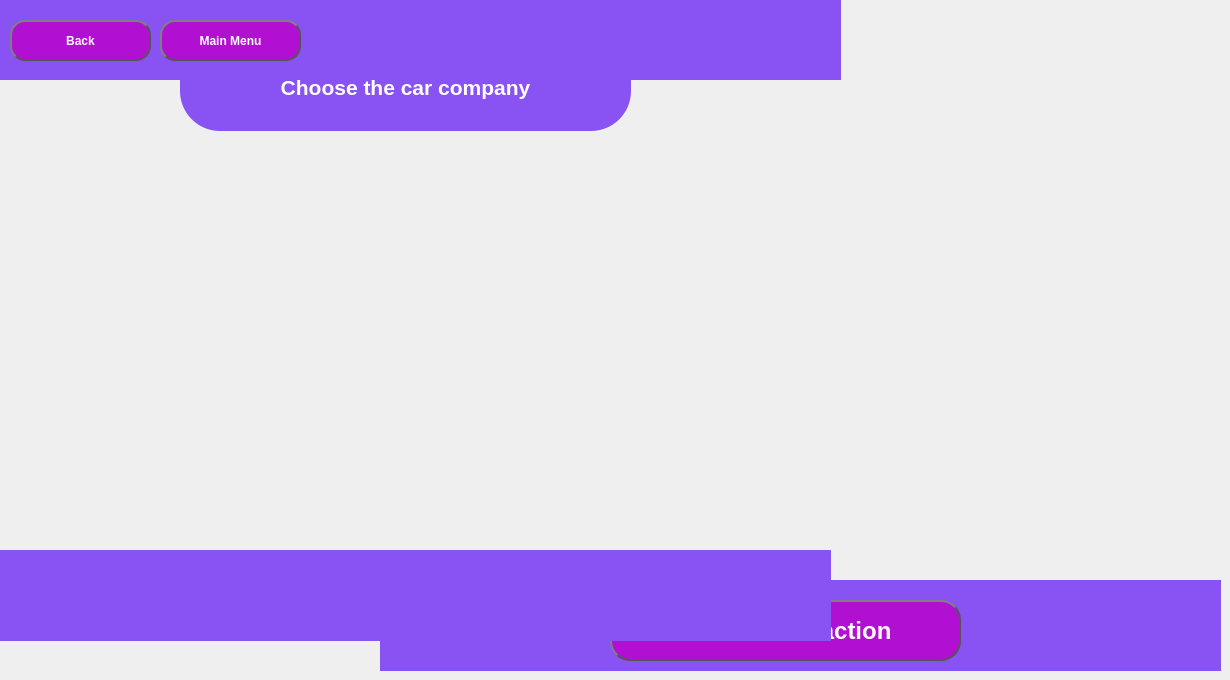
    <widget class="QWidget" name="page">
     <widget class="QLabel" name="label_3">
      <property name="geometry">
       <rect>
        <x>310</x>
        <y>220</y>
        <width>221</width>
        <height>111</height>
       </rect>
      </property>
      <property name="styleSheet">
       <string notr="true">QLabel:hover{
background-color:rgb(227, 131, 246);
}
QLabel:pressed{
background-color:rgb(96, 9, 113);
}</string>
      </property>
      <property name="text">
       <string/>
      </property>
      <property name="pixmap">
       <pixmap>car logos/BMW-removebg-preview.png</pixmap>
      </property>
      <property name="scaledContents">
       <bool>true</bool>
      </property>
     </widget>
     <widget class="QLabel" name="label_2">
      <property name="enabled">
       <bool>true</bool>
      </property>
      <property name="geometry">
       <rect>
        <x>20</x>
        <y>220</y>
        <width>221</width>
        <height>111</height>
       </rect>
      </property>
      <property name="styleSheet">
       <string notr="true">QLabel:hover{
background-color:rgb(227, 131, 246);
}
QLabel:pressed{
background-color:rgb(96, 9, 113);
}</string>
      </property>
      <property name="text">
       <string/>
      </property>
      <property name="pixmap">
       <pixmap>car logos/audi-removebg-preview.png</pixmap>
      </property>
      <property name="scaledContents">
       <bool>true</bool>
      </property>
      <property name="textInteractionFlags">
       <set>Qt::NoTextInteraction</set>
      </property>
     </widget>
     <widget class="QLabel" name="label_4">
      <property name="geometry">
       <rect>
        <x>600</x>
        <y>210</y>
        <width>221</width>
        <height>111</height>
       </rect>
      </property>
      <property name="styleSheet">
       <string notr="true">QLabel:hover{
background-color:rgb(227, 131, 246);
}
QLabel:pressed{
background-color:rgb(96, 9, 113);
}</string>
      </property>
      <property name="text">
       <string/>
      </property>
      <property name="pixmap">
       <pixmap>car logos/Dacia-removebg-preview.png</pixmap>
      </property>
      <property name="scaledContents">
       <bool>true</bool>
      </property>
     </widget>
     <widget class="QLabel" name="label_5">
      <property name="geometry">
       <rect>
        <x>20</x>
        <y>400</y>
        <width>221</width>
        <height>111</height>
       </rect>
      </property>
      <property name="styleSheet">
       <string notr="true">QLabel:hover{
background-color:rgb(227, 131, 246);
}
QLabel:pressed{
background-color:rgb(96, 9, 113);
}</string>
      </property>
      <property name="text">
       <string/>
      </property>
      <property name="pixmap">
       <pixmap>car logos/Hyundai-removebg-preview.png</pixmap>
      </property>
      <property name="scaledContents">
       <bool>true</bool>
      </property>
     </widget>
     <widget class="QLabel" name="label_6">
      <property name="geometry">
       <rect>
        <x>310</x>
        <y>390</y>
        <width>221</width>
        <height>111</height>
       </rect>
      </property>
      <property name="styleSheet">
       <string notr="true">QLabel:hover{
background-color:rgb(227, 131, 246);
}
QLabel:pressed{
background-color:rgb(96, 9, 113);
}</string>
      </property>
      <property name="text">
       <string/>
      </property>
      <property name="pixmap">
       <pixmap>car logos/mercedes-removebg-preview.png</pixmap>
      </property>
      <property name="scaledContents">
       <bool>true</bool>
      </property>
     </widget>
     <widget class="QLabel" name="label_7">
      <property name="geometry">
       <rect>
        <x>590</x>
        <y>390</y>
        <width>221</width>
        <height>111</height>
       </rect>
      </property>
      <property name="styleSheet">
       <string notr="true">QLabel:hover{
background-color:rgb(227, 131, 246);
}
QLabel:pressed{
background-color:rgb(96, 9, 113);
}</string>
      </property>
      <property name="text">
       <string/>
      </property>
      <property name="pixmap">
       <pixmap>car logos/Volkswagen-removebg-preview.png</pixmap>
      </property>
      <property name="scaledContents">
       <bool>true</bool>
      </property>
     </widget>
     <widget class="QTextBrowser" name="textBrowser_2">
      <property name="geometry">
       <rect>
        <x>180</x>
        <y>40</y>
        <width>451</width>
        <height>91</height>
       </rect>
      </property>
      <property name="styleSheet">
       <string notr="true">border-style: hidden;
background-color:rgb(137, 83, 243);
border-radius: 40px;
border-style: outset;
padding: 5px;
color:rgb(255, 255, 255)</string>
      </property>
      <property name="html">
       <string>&lt;!DOCTYPE HTML PUBLIC &quot;-//W3C//DTD HTML 4.0//EN&quot; &quot;http://www.w3.org/TR/REC-html40/strict.dtd&quot;&gt;
&lt;html&gt;&lt;head&gt;&lt;meta name=&quot;qrichtext&quot; content=&quot;1&quot; /&gt;&lt;style type=&quot;text/css&quot;&gt;
p, li { white-space: pre-wrap; }
&lt;/style&gt;&lt;/head&gt;&lt;body style=&quot; font-family:'MS Shell Dlg 2'; font-size:7.8pt; font-weight:400; font-style:normal;&quot;&gt;
&lt;p align=&quot;center&quot; style=&quot;-qt-paragraph-type:empty; margin-top:0px; margin-bottom:0px; margin-left:0px; margin-right:0px; -qt-block-indent:0; text-indent:0px; font-size:8pt;&quot;&gt;&lt;br /&gt;&lt;/p&gt;
&lt;p align=&quot;center&quot; style=&quot;-qt-paragraph-type:empty; margin-top:0px; margin-bottom:0px; margin-left:0px; margin-right:0px; -qt-block-indent:0; text-indent:0px;&quot;&gt;&lt;br /&gt;&lt;/p&gt;
&lt;p align=&quot;center&quot; style=&quot; margin-top:0px; margin-bottom:0px; margin-left:0px; margin-right:0px; -qt-block-indent:0; text-indent:0px;&quot;&gt;&lt;span style=&quot; font-size:16pt; font-weight:600;&quot;&gt;Choose the car company&lt;/span&gt;&lt;/p&gt;&lt;/body&gt;&lt;/html&gt;</string>
      </property>
     </widget>
     <widget class="QWidget" name="widget_6" native="true">
      <property name="geometry">
       <rect>
        <x>380</x>
        <y>580</y>
        <width>841</width>
        <height>91</height>
       </rect>
      </property>
      <property name="styleSheet">
       <string notr="true">background-color:rgb(137, 83, 243)</string>
      </property>
      <widget class="QWidget" name="widget_7" native="true">
       <property name="geometry">
        <rect>
         <x>20</x>
         <y>350</y>
         <width>811</width>
         <height>80</height>
        </rect>
       </property>
       <property name="styleSheet">
        <string notr="true">opacity:0</string>
       </property>
      </widget>
      <widget class="QPushButton" name="pushButton_4">
       <property name="geometry">
        <rect>
         <x>230</x>
         <y>20</y>
         <width>351</width>
         <height>61</height>
        </rect>
       </property>
       <property name="font">
        <font>
         <pointsize>18</pointsize>
         <weight>75</weight>
         <bold>true</bold>
        </font>
       </property>
       <property name="styleSheet">
        <string notr="true">background-color:rgb(177, 15, 210);
color:rgb(255, 255, 255);
border: 2px solid #555;
border-radius: 20px;
border-style: outset;
padding: 5px;</string>
       </property>
       <property name="text">
        <string>Finish Transaction</string>
       </property>
      </widget>
     </widget>
     <widget class="QWidget" name="widget_9" native="true">
      <property name="geometry">
       <rect>
        <x>0</x>
        <y>0</y>
        <width>841</width>
        <height>80</height>
       </rect>
      </property>
      <property name="sizePolicy">
       <sizepolicy hsizetype="Fixed" vsizetype="Fixed">
        <horstretch>0</horstretch>
        <verstretch>0</verstretch>
       </sizepolicy>
      </property>
      <property name="styleSheet">
       <string notr="true">background-color:rgb(137, 83, 243)</string>
      </property>
      <widget class="QLabel" name="label_23">
       <property name="geometry">
        <rect>
         <x>660</x>
         <y>-20</y>
         <width>181</width>
         <height>111</height>
        </rect>
       </property>
       <property name="sizePolicy">
        <sizepolicy hsizetype="Fixed" vsizetype="Fixed">
         <horstretch>0</horstretch>
         <verstretch>0</verstretch>
        </sizepolicy>
       </property>
       <property name="styleSheet">
        <string notr="true">background_color:rgb(80, 15, 210)</string>
       </property>
       <property name="text">
        <string/>
       </property>
       <property name="pixmap">
        <pixmap>logo2.png</pixmap>
       </property>
       <property name="scaledContents">
        <bool>true</bool>
       </property>
      </widget>
      <widget class="QPushButton" name="pushButton_7">
       <property name="geometry">
        <rect>
         <x>10</x>
         <y>20</y>
         <width>141</width>
         <height>41</height>
        </rect>
       </property>
       <property name="font">
        <font>
         <pointsize>9</pointsize>
         <weight>75</weight>
         <bold>true</bold>
        </font>
       </property>
       <property name="styleSheet">
        <string notr="true">background-color:rgb(177, 15, 210);
color:rgb(255, 255, 255);
border: 2px solid #555;
border-radius: 15px;
border-style: outset;
padding: 5px;</string>
       </property>
       <property name="text">
        <string>Main Menu</string>
       </property>
      </widget>
      <widget class="QWidget" name="widget_12" native="true">
       <property name="geometry">
        <rect>
         <x>0</x>
         <y>0</y>
         <width>841</width>
         <height>80</height>
        </rect>
       </property>
       <property name="sizePolicy">
        <sizepolicy hsizetype="Fixed" vsizetype="Fixed">
         <horstretch>0</horstretch>
         <verstretch>0</verstretch>
        </sizepolicy>
       </property>
       <property name="styleSheet">
        <string notr="true">background-color:rgb(137, 83, 243)</string>
       </property>
       <widget class="QLabel" name="label_24">
        <property name="geometry">
         <rect>
          <x>660</x>
          <y>-20</y>
          <width>181</width>
          <height>111</height>
         </rect>
        </property>
        <property name="sizePolicy">
         <sizepolicy hsizetype="Fixed" vsizetype="Fixed">
          <horstretch>0</horstretch>
          <verstretch>0</verstretch>
         </sizepolicy>
        </property>
        <property name="styleSheet">
         <string notr="true"/>
        </property>
        <property name="text">
         <string/>
        </property>
        <property name="pixmap">
         <pixmap>logo2.png</pixmap>
        </property>
        <property name="scaledContents">
         <bool>true</bool>
        </property>
       </widget>
       <widget class="QPushButton" name="pushButton_9">
        <property name="geometry">
         <rect>
          <x>10</x>
          <y>20</y>
          <width>141</width>
          <height>41</height>
         </rect>
        </property>
        <property name="font">
         <font>
          <pointsize>9</pointsize>
          <weight>75</weight>
          <bold>true</bold>
         </font>
        </property>
        <property name="styleSheet">
         <string notr="true">QPushButton{background-color:rgb(177, 15, 210);
color:rgb(255, 255, 255);
border: 2px solid #555;
border-radius: 15px;
border-style: outset;
padding: 5px;}
QPushButton:hover {
    background-color: rgb(227, 131, 246);
}
QPushButton:pressed {
    background-color: rgb(96, 9, 114);
}</string>
        </property>
        <property name="text">
         <string>Back</string>
        </property>
       </widget>
       <widget class="QPushButton" name="pushButton_16">
        <property name="geometry">
         <rect>
          <x>160</x>
          <y>20</y>
          <width>141</width>
          <height>41</height>
         </rect>
        </property>
        <property name="font">
         <font>
          <pointsize>9</pointsize>
          <weight>75</weight>
          <bold>true</bold>
         </font>
        </property>
        <property name="styleSheet">
         <string notr="true">QPushButton{background-color:rgb(177, 15, 210);
color:rgb(255, 255, 255);
border: 2px solid #555;
border-radius: 15px;
border-style: outset;
padding: 5px;}
QPushButton:hover {
    background-color: rgb(227, 131, 246);
}
QPushButton:pressed {
    background-color: rgb(96, 9, 114);
}</string>
        </property>
        <property name="text">
         <string>Main Menu</string>
        </property>
       </widget>
      </widget>
      <widget class="QWidget" name="widget_13" native="true">
       <property name="geometry">
        <rect>
         <x>-10</x>
         <y>550</y>
         <width>841</width>
         <height>91</height>
        </rect>
       </property>
       <property name="styleSheet">
        <string notr="true">background-color:rgb(137, 83, 243)</string>
       </property>
       <widget class="QWidget" name="widget_14" native="true">
        <property name="geometry">
         <rect>
          <x>20</x>
          <y>350</y>
          <width>811</width>
          <height>80</height>
         </rect>
        </property>
        <property name="styleSheet">
         <string notr="true">opacity:0</string>
        </property>
       </widget>
       <widget class="QPushButton" name="pushButton_10">
        <property name="geometry">
         <rect>
          <x>230</x>
          <y>20</y>
          <width>351</width>
          <height>61</height>
         </rect>
        </property>
        <property name="font">
         <font>
          <pointsize>18</pointsize>
          <weight>75</weight>
          <bold>true</bold>
         </font>
        </property>
        <property name="styleSheet">
         <string notr="true">background-color:rgb(177, 15, 210);
color:rgb(255, 255, 255);
border: 2px solid #555;
border-radius: 20px;
border-style: outset;
padding: 5px;</string>
        </property>
        <property name="text">
         <string>Finish Transaction</string>
        </property>
       </widget>
      </widget>
     </widget>
     <widget class="QWidget" name="widget_10" native="true">
      <property name="geometry">
       <rect>
        <x>-10</x>
        <y>550</y>
        <width>841</width>
        <height>91</height>
       </rect>
      </property>
      <property name="styleSheet">
       <string notr="true">background-color:rgb(137, 83, 243)</string>
      </property>
      <widget class="QWidget" name="widget_11" native="true">
       <property name="geometry">
        <rect>
         <x>20</x>
         <y>350</y>
         <width>811</width>
         <height>80</height>
        </rect>
       </property>
       <property name="styleSheet">
        <string notr="true">opacity:0</string>
       </property>
      </widget>
     </widget>
    </widget>
